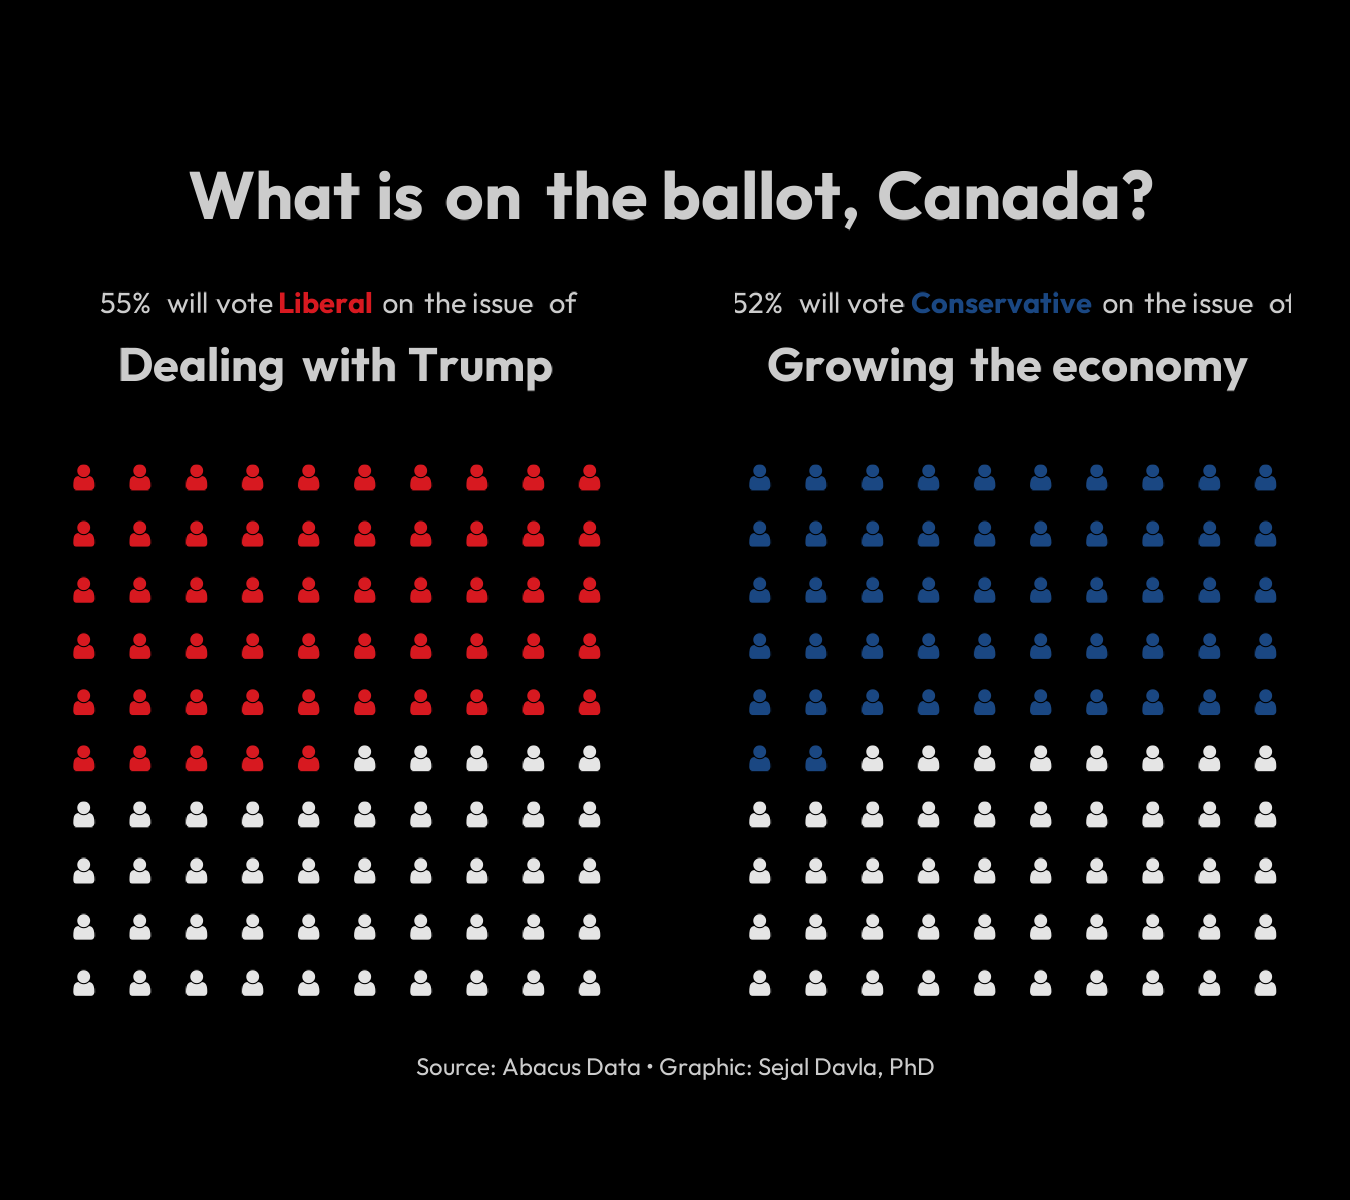

Recreate this plot in R.
# load packages

library(tidyverse)
library(showtext)
library(ggwaffle)
library(fontawesome)
library(emojifont)
library(extrafont)
library(ggtext)

# data from: https://abacusdata.ca/2025-federal-election-poll-liberals-conservatives-tied/

df <- tibble(party = c(rep("Liberal", 55),rep("other", 45), rep("Conservative", 52), rep("other", 48)),
             topic = c(rep("55% will vote <span style='color:#D71920'>**Liberal**</span> on the issue of<br><span style='font-size:35pt'>**Dealing with Trump**</span>", 100), rep("52% will vote <span style='color:#1A4782'>**Conservative**</span> on the issue of<br><span style='font-size:35pt'>**Growing the economy**</span>",100)))

waffle_data <- expand.grid(x = rep(1:10), y = rep(1:10), topic = unique(df$topic)) |>
  mutate(party = df$party,
         label = fontawesome('fa-user'))

# fonts

font_add_google("Outfit","outfit")
showtext_auto()

# colors

col_palette <- c("Liberal" = "#D71920",
                 "Conservative" = "#1A4782",
                 "other" = "grey90")

# text

title_text <- "What is on the ballot, Canada?"

caption <- "Source: Abacus Data • Graphic: Sejal Davla, PhD"

# plot

fraction_01 <- waffle_data |>
  ggplot(aes(x, y, fill = party)) +
  geom_text(aes(label = label,
                color = party), family='fontawesome-webfont', size = 8) +
  scale_color_manual(values = col_palette) +
  facet_wrap(~topic) +
  scale_y_reverse() +
  coord_equal() +
  labs(title = title_text,
       caption = caption) +
  theme_void(base_family = "outfit") +
  theme(legend.position = "none",
        panel.spacing = unit(2,"lines"),
        plot.title = element_markdown(color = "gray80",
                                      size = 50,
                                      face = "bold",
                                      hjust = 0.5),
        plot.caption = element_text(color = "gray80",
                                    size = 18,
                                    hjust = 0.5,
                                    vjust = -5),
        strip.text = element_markdown(size = 22,
                                      color = "gray80",
                                      lineheight = 0.75,
                                      hjust = 0.5,
                                      margin = margin(0.5,0,0.5,0, "cm")),
        plot.margin = unit(c(0,0.5,0,0.5), "cm"))

ggsave("fraction_01.png", width = 4.5, height = 4, dpi = 300, bg = "black")
